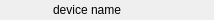
<?xml version="1.0" encoding="UTF-8"?>
<ui version="4.0">
 <class>TabLabelUi</class>
 <widget class="QWidget" name="TabLabelUi">
  <property name="geometry">
   <rect>
    <x>0</x>
    <y>0</y>
    <width>229</width>
    <height>20</height>
   </rect>
  </property>
  <property name="sizePolicy">
   <sizepolicy hsizetype="Minimum" vsizetype="Minimum">
    <horstretch>0</horstretch>
    <verstretch>0</verstretch>
   </sizepolicy>
  </property>
  <property name="windowTitle">
   <string>Tab Label</string>
  </property>
  <layout class="QHBoxLayout" name="horizontalLayout">
   <property name="sizeConstraint">
    <enum>QLayout::SetMinAndMaxSize</enum>
   </property>
   <property name="topMargin">
    <number>0</number>
   </property>
   <property name="bottomMargin">
    <number>0</number>
   </property>
   <item>
    <spacer name="horizontalSpacer">
     <property name="orientation">
      <enum>Qt::Horizontal</enum>
     </property>
     <property name="sizeType">
      <enum>QSizePolicy::Fixed</enum>
     </property>
     <property name="sizeHint" stdset="0">
      <size>
       <width>10</width>
       <height>0</height>
      </size>
     </property>
    </spacer>
   </item>
   <item>
    <widget class="QLabel" name="icon">
     <property name="enabled">
      <bool>true</bool>
     </property>
     <property name="minimumSize">
      <size>
       <width>16</width>
       <height>16</height>
      </size>
     </property>
     <property name="maximumSize">
      <size>
       <width>16</width>
       <height>16</height>
      </size>
     </property>
     <property name="text">
      <string/>
     </property>
    </widget>
   </item>
   <item>
    <spacer name="horizontalSpacer_2">
     <property name="orientation">
      <enum>Qt::Horizontal</enum>
     </property>
     <property name="sizeType">
      <enum>QSizePolicy::Fixed</enum>
     </property>
     <property name="sizeHint" stdset="0">
      <size>
       <width>10</width>
       <height>0</height>
      </size>
     </property>
    </spacer>
   </item>
   <item>
    <widget class="QLabel" name="name">
     <property name="sizePolicy">
      <sizepolicy hsizetype="Fixed" vsizetype="Minimum">
       <horstretch>0</horstretch>
       <verstretch>0</verstretch>
      </sizepolicy>
     </property>
     <property name="minimumSize">
      <size>
       <width>150</width>
       <height>0</height>
      </size>
     </property>
     <property name="maximumSize">
      <size>
       <width>150</width>
       <height>16777215</height>
      </size>
     </property>
     <property name="text">
      <string>device name</string>
     </property>
     <property name="wordWrap">
      <bool>true</bool>
     </property>
    </widget>
   </item>
  </layout>
 </widget>
 <resources/>
 <connections/>
</ui>
